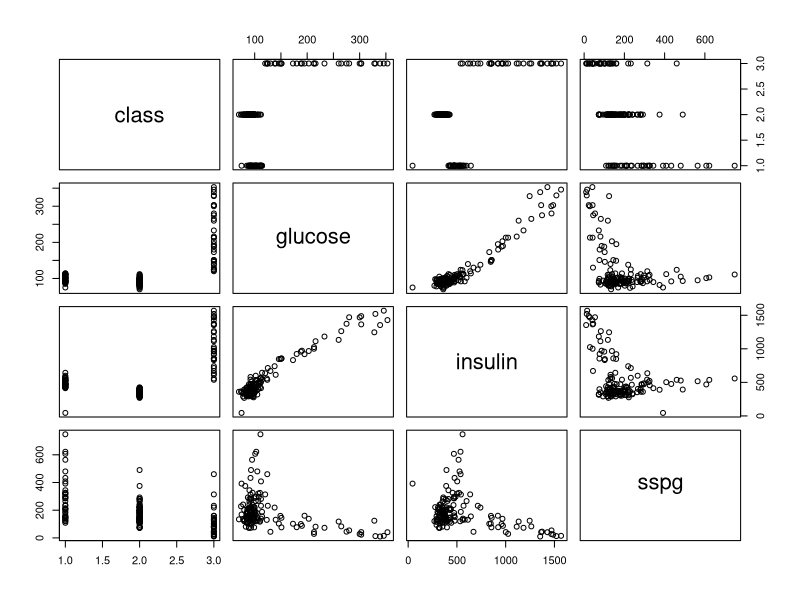

Reproduce this figure in R.
# Load the kernlab package
library(kernlab)
# Load the vignette for the package
vignette("kernlab")
library(mclust)
#load data
data(diabetes)
str(diabetes)
set.seed(1024)
index <- sample(1:dim(diabetes)[1])
datatrain <- diabetes[index[1:floor(dim(diabetes)[1]/2)], ]
datavalid <- diabetes[index[((floor(dim(diabetes)[1]/2)) + 1):ceiling(dim(diabetes)[1]*3/4)], ]
datatest <- diabetes[index[((ceiling(dim(diabetes)[1]*3/4)) + 1):dim(diabetes)[1]], ]
pairs(diabetes) 
## train a support vector machine
#Gaussian Radial Basis kernel function. Hyperparameter : sigma = 0.05
# rbf
rbf <- rbfdot(sigma = 0.05)
filter <- ksvm(class~.,data=datatrain,kernel="rbfdot",
               kpar=list(sigma=0.05),C=5,cross=3)

filter


## predict class type on the validation set
rbfclass <- predict(filter,datavalid)

## Check results
tab.r <- table(rbfclass,datavalid$class)
tab.r
rbfAccu <-  sum(diag(tab.r))/sum(tab.r)
rbfAccu

# polydot
filter <- ksvm(class~.,data=datatrain,kernel="polydot",
               kpar=list(degree=2,offset=1),C=5,cross=3)

filter
## predict class type on the validation set
polyclass <- predict(filter,datavalid)

## Check results
tab.p <- table(polyclass,datavalid$class)
tab.p
polyAccu <-  sum(diag(tab.p))/sum(tab.p)
polyAccu
#tanhdot
filter <- ksvm(class~.,data=datatrain,kernel = "tanhdot",
                kpar=list(offset=1),C=10,cross=3)

filter
## predict class type on the validation set
tanhclass <- predict(filter,datavalid)

## Check results
tab.h <- table(tanhclass,datavalid$class)
tab.h
tanhAccu <-  sum(diag(tab.h))/sum(tab.h)
tanhAccu
#laplacedot
filter <- ksvm(class~.,data=datatrain,kernel = "laplacedot",
               kpar=list(sigma=0.05) ,C=10,cross=3)

filter
## predict class type on the validation set
laplaceclass <- predict(filter,datavalid)

## Check results
tab.l <- table(laplaceclass,datavalid$class)
tab.l
lapAccu <-  sum(diag(tab.l))/sum(tab.l)
lapAccu
## predict class type on the test set
filter <- ksvm(class~.,data=datatrain,kernel="polydot",
               kpar=list(degree=2,offset=1),C=5,cross=3)

filter
polyclass <- predict(filter,datatest)
#plot(polyclass, data = datatest)
## Check results
tab.ptest <- table(polyclass,datatest$class)
tab.ptest
polytestAccu <-  sum(diag(tab.ptest))/sum(tab.ptest)
polytestAccu
